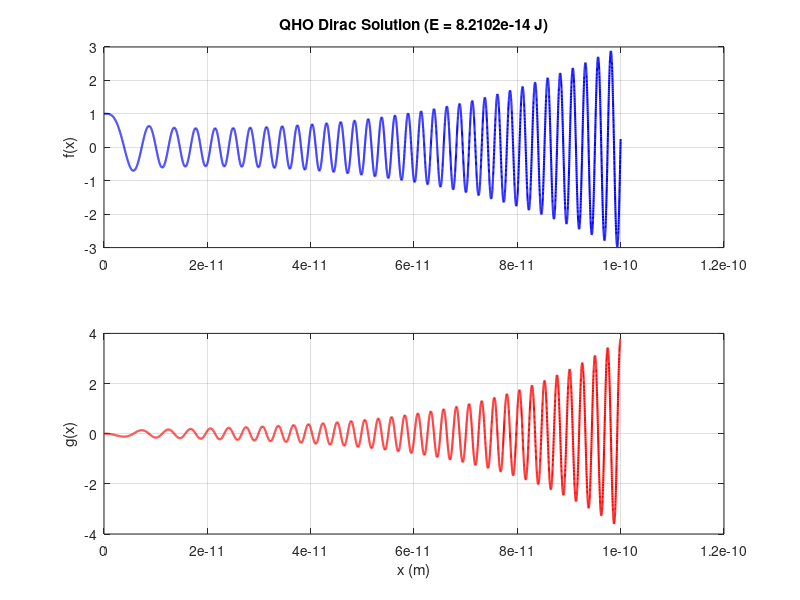

Source code (MATLAB):
% Como el QHO_Dirac_test pero con E cte bueno E depende del signo de X, es
% como su en el 0 hubiera un plano con densidad superficial de corriente.

clear all; clc;

% --- Physical Constants (SI Units) ---
m = 9.10938356e-31;     % Electron mass (kg)
c = 299792458;          % Speed of light (m/s)
hbar = 1.0545718e-34;   % Reduced Planck constant (J.s)
q = 1.602176 * 10^-19;

% --- Simulation Parameters ---
% k incluya q de algumna manera...
%k = 1000;               % QHO Spring constant (N/m) - Example value
% Más caña para que llegue antes a la energía negativa!
%k = 10000;
% menos caña
k = 0.001;

E_mc2 = m * c^2; 

% Si E=mc2 y k=0, g no levanta cabeza y f está plano, lógico.
%k=0;

% En la wiki la energía es k/2, yo uso k, por ello el su k es el doble que
% el mio
w_wiki = sqrt(2*k/m);
nivel_base_old = hbar * w_wiki / 2;

nivel_base = sqrt(E_mc2^2 + 2*k*c*hbar) - E_mc2;

% --- Energy Scan Settings ---
energy_iterations = 100;
%energy_iterations = 1;

% Defined Interval for Energy Scan (E_min to E_max)
% Scanning around the rest mass energy + some oscillator levels
% Adjust these factors to widen/narrow the search
%E_min = E_mc2 + 0.1 * nivel_base;  

%E_min = E_mc2;  
E_min = E_mc2 + 0.45 * nivel_base;  
%E_max = E_mc2 + 2 * nivel_base; 
E_max = E_mc2 + 0.6 * nivel_base; 
energies = linspace(E_min, E_max, energy_iterations);

% Initial conditions at x = 0
x0 = 0;
f0 = 1;                 % f(0) = 1
f_prime_0 = 0;          % f'(0)

% Numerical settings
num_iterations = 10000;
dx = 1e-14;             % Step size (m)
% Pasos más grandes
%dx = 2*1e-14;             % Step size (m)
tail_size = num_iterations / 10;       % Last 10% steps to measure probability

% --- Initialization ---
scan_prob_results = zeros(energy_iterations, 1);
min_wave_prob = Inf;
best_E_index = -1;

disp(['Starting Energy Sweep over ', num2str(energy_iterations), ' values...']);
filename = 'E_cte_test_results.txt';
fileID = fopen(filename, 'w');
fprintf(fileID, 'Iter\t Energy(J)\t Mean_Tail_Prob\n');

% --- Outer Loop: Energy Sweep ---
for j = 1:energy_iterations
    E = energies(j);
    
    % Initialize variables for this run
    x = zeros(num_iterations, 1);
    f = zeros(num_iterations, 1);
    g = zeros(num_iterations, 1);
    
    x(1) = x0;
    f(1) = f0;
    
    % Calculate g(0) for current E
    g(1) = (hbar * c * f_prime_0) / (E + m * c^2);
    
    current_tail_prob_sum = 0;
    start_tail_idx = num_iterations - tail_size;
    
    % --- Inner Loop: Spatial Integration ---
    for i = 1:num_iterations-1
        xi = x(i);
        
        E_minus = (E - m*c^2 - k*xi);
        E_plus = (E + m*c^2 - k*xi);
        
        % Derivatives
        dg_dx = (E_minus * f(i)) / (hbar * c);
        df_dx = (E_plus * g(i)) / (hbar * c);
        
        if (i == 100)
            sdasd = 1;
        end
        
        % Update
        x(i+1) = xi + dx;
        f(i+1) = f(i) + dx * df_dx;
        g(i+1) = g(i) + dx * dg_dx;
        
        % Accumulate Probability in Tail
        if i >= start_tail_idx
            current_tail_prob_sum = current_tail_prob_sum + (f(i+1)^2 + g(i+1)^2);
        end
    end
    
    % Store Scan Result
    avg_tail_prob = current_tail_prob_sum / tail_size;
    scan_prob_results(j) = avg_tail_prob;
    fprintf(fileID, '%d\t %.6e\t %.6e\n', j, E, avg_tail_prob);
    
    if current_tail_prob_sum < min_wave_prob
        min_wave_prob = current_tail_prob_sum;
        best_E_index = j;
    end
end

fclose(fileID);

% Results Summary
if (best_E_index > -1)
    best_E_val = energies(best_E_index);
    best_avg_prob = min_wave_prob / tail_size;
else
    % The best_E_index was a Nan
    best_E_val = -1;
    best_avg_prob = 1;
end

disp('--------------------------------------------------');
disp('Sweep Complete.');
disp(['Iteration with least wave probability: ', num2str(best_E_index)]);
disp(['Corresponding Energy: ', num2str(best_E_val), ' J']);
disp(['Average Tail Probability (sum/1000): ', num2str(best_avg_prob)]);
disp(['Results summary saved to ', filename]);
disp('--------------------------------------------------');

% --- Simple Plot ---
figure;
subplot(2,1,1);
plot(x, f, 'b', 'LineWidth', 1.5);
ylabel('f(x)'); title(['QHO Dirac Solution (E = ', num2str(E), ' J)']);
grid on;

subplot(2,1,2);
plot(x, g, 'r', 'LineWidth', 1.5);
xlabel('x (m)'); ylabel('g(x)');
grid on;
